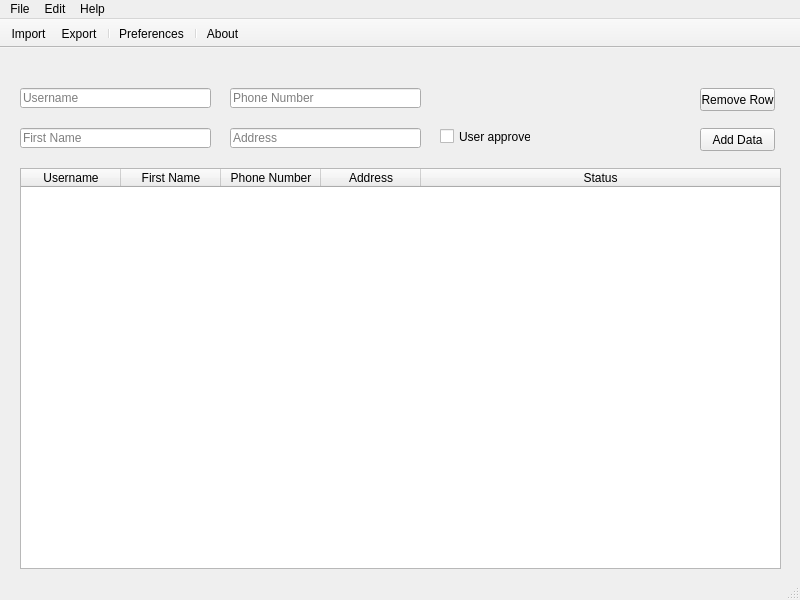
<?xml version="1.0" encoding="UTF-8"?>
<ui version="4.0">
 <class>mainWindow</class>
 <widget class="QMainWindow" name="mainWindow">
  <property name="geometry">
   <rect>
    <x>0</x>
    <y>0</y>
    <width>800</width>
    <height>600</height>
   </rect>
  </property>
  <property name="windowTitle">
   <string>PyDataMan 0.1.0</string>
  </property>
  <widget class="QWidget" name="centralwidget">
   <widget class="QLineEdit" name="username">
    <property name="geometry">
     <rect>
      <x>20</x>
      <y>40</y>
      <width>191</width>
      <height>20</height>
     </rect>
    </property>
    <property name="placeholderText">
     <string>Username</string>
    </property>
   </widget>
   <widget class="QLineEdit" name="firstName">
    <property name="geometry">
     <rect>
      <x>20</x>
      <y>80</y>
      <width>191</width>
      <height>20</height>
     </rect>
    </property>
    <property name="placeholderText">
     <string>First Name</string>
    </property>
   </widget>
   <widget class="QLineEdit" name="phoneNumber">
    <property name="geometry">
     <rect>
      <x>230</x>
      <y>40</y>
      <width>191</width>
      <height>20</height>
     </rect>
    </property>
    <property name="placeholderText">
     <string>Phone Number</string>
    </property>
   </widget>
   <widget class="QLineEdit" name="address">
    <property name="geometry">
     <rect>
      <x>230</x>
      <y>80</y>
      <width>191</width>
      <height>20</height>
     </rect>
    </property>
    <property name="placeholderText">
     <string>Address</string>
    </property>
   </widget>
   <widget class="QTableWidget" name="mainTable">
    <property name="geometry">
     <rect>
      <x>20</x>
      <y>120</y>
      <width>761</width>
      <height>401</height>
     </rect>
    </property>
    <attribute name="horizontalHeaderVisible">
     <bool>true</bool>
    </attribute>
    <attribute name="horizontalHeaderStretchLastSection">
     <bool>true</bool>
    </attribute>
    <attribute name="verticalHeaderStretchLastSection">
     <bool>false</bool>
    </attribute>
    <column>
     <property name="text">
      <string>Username</string>
     </property>
    </column>
    <column>
     <property name="text">
      <string>First Name</string>
     </property>
    </column>
    <column>
     <property name="text">
      <string>Phone Number</string>
     </property>
    </column>
    <column>
     <property name="text">
      <string>Address</string>
     </property>
    </column>
    <column>
     <property name="text">
      <string>Status</string>
     </property>
    </column>
   </widget>
   <widget class="QPushButton" name="addData">
    <property name="geometry">
     <rect>
      <x>700</x>
      <y>80</y>
      <width>75</width>
      <height>23</height>
     </rect>
    </property>
    <property name="text">
     <string>Add Data</string>
    </property>
   </widget>
   <widget class="QPushButton" name="removeRow">
    <property name="geometry">
     <rect>
      <x>700</x>
      <y>40</y>
      <width>75</width>
      <height>23</height>
     </rect>
    </property>
    <property name="text">
     <string>Remove Row</string>
    </property>
   </widget>
   <widget class="QCheckBox" name="approved">
    <property name="geometry">
     <rect>
      <x>440</x>
      <y>80</y>
      <width>91</width>
      <height>17</height>
     </rect>
    </property>
    <property name="text">
     <string>User approved</string>
    </property>
   </widget>
  </widget>
  <widget class="QMenuBar" name="mainMenubar">
   <property name="geometry">
    <rect>
     <x>0</x>
     <y>0</y>
     <width>800</width>
     <height>21</height>
    </rect>
   </property>
   <widget class="QMenu" name="menuFile">
    <property name="title">
     <string>File</string>
    </property>
    <addaction name="actionImport"/>
    <addaction name="actionExport"/>
    <addaction name="separator"/>
    <addaction name="actionExit"/>
   </widget>
   <widget class="QMenu" name="menuEdit">
    <property name="title">
     <string>Edit</string>
    </property>
    <addaction name="actionPreferences"/>
   </widget>
   <widget class="QMenu" name="menuHelp">
    <property name="title">
     <string>Help</string>
    </property>
    <addaction name="actionAbout"/>
   </widget>
   <addaction name="menuFile"/>
   <addaction name="menuEdit"/>
   <addaction name="menuHelp"/>
  </widget>
  <widget class="QStatusBar" name="mainStatusbar"/>
  <widget class="QToolBar" name="mainToolbar">
   <property name="windowTitle">
    <string>toolBar</string>
   </property>
   <property name="movable">
    <bool>false</bool>
   </property>
   <attribute name="toolBarArea">
    <enum>TopToolBarArea</enum>
   </attribute>
   <attribute name="toolBarBreak">
    <bool>false</bool>
   </attribute>
   <addaction name="actionImport"/>
   <addaction name="actionExport"/>
   <addaction name="separator"/>
   <addaction name="actionPreferences"/>
   <addaction name="separator"/>
   <addaction name="actionAbout"/>
  </widget>
  <action name="actionExport">
   <property name="text">
    <string>Export</string>
   </property>
  </action>
  <action name="actionImport">
   <property name="text">
    <string>Import</string>
   </property>
  </action>
  <action name="actionExit">
   <property name="text">
    <string>Exit</string>
   </property>
  </action>
  <action name="actionPreferences">
   <property name="text">
    <string>Preferences</string>
   </property>
  </action>
  <action name="actionAbout">
   <property name="text">
    <string>About</string>
   </property>
  </action>
 </widget>
 <resources/>
 <connections/>
</ui>
